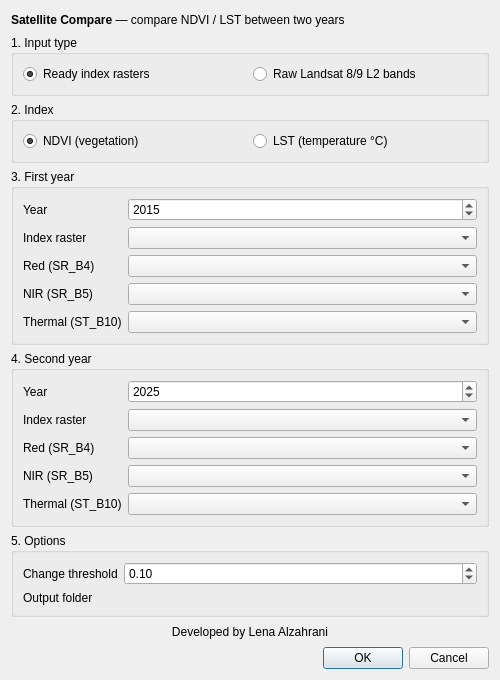
<?xml version="1.0" encoding="UTF-8"?>
<ui version="4.0">
 <class>SatCompareDialogBase</class>
 <widget class="QDialog" name="SatCompareDialogBase">
  <property name="geometry"><rect><x>0</x><y>0</y><width>500</width><height>680</height></rect></property>
  <property name="windowTitle"><string>Satellite Compare</string></property>
  <layout class="QVBoxLayout" name="mainLayout">
   <item><widget class="QLabel" name="lblTitle"><property name="text"><string>&lt;b&gt;Satellite Compare&lt;/b&gt; — compare NDVI / LST between two years</string></property></widget></item>
   <item>
    <widget class="QGroupBox" name="grpInput">
     <property name="title"><string>1. Input type</string></property>
     <layout class="QHBoxLayout" name="layoutInput">
      <item><widget class="QRadioButton" name="radioReady"><property name="text"><string>Ready index rasters</string></property><property name="checked"><bool>true</bool></property></widget></item>
      <item><widget class="QRadioButton" name="radioRaw"><property name="text"><string>Raw Landsat 8/9 L2 bands</string></property></widget></item>
     </layout>
    </widget>
   </item>
   <item>
    <widget class="QGroupBox" name="grpIndex">
     <property name="title"><string>2. Index</string></property>
     <layout class="QHBoxLayout" name="layoutIndex">
      <item><widget class="QRadioButton" name="radioNdvi"><property name="text"><string>NDVI (vegetation)</string></property><property name="checked"><bool>true</bool></property></widget></item>
      <item><widget class="QRadioButton" name="radioLst"><property name="text"><string>LST (temperature °C)</string></property></widget></item>
     </layout>
    </widget>
   </item>
   <item>
    <widget class="QGroupBox" name="grpYear1">
     <property name="title"><string>3. First year</string></property>
     <layout class="QFormLayout" name="formYear1">
      <item row="0" column="0"><widget class="QLabel" name="lblYear1"><property name="text"><string>Year</string></property></widget></item>
      <item row="0" column="1"><widget class="QSpinBox" name="spinYear1"><property name="minimum"><number>1984</number></property><property name="maximum"><number>2100</number></property><property name="value"><number>2015</number></property></widget></item>
      <item row="1" column="0"><widget class="QLabel" name="lblReady1"><property name="text"><string>Index raster</string></property></widget></item>
      <item row="1" column="1"><widget class="QgsMapLayerComboBox" name="cmbReady1"/></item>
      <item row="2" column="0"><widget class="QLabel" name="lblRed1"><property name="text"><string>Red (SR_B4)</string></property></widget></item>
      <item row="2" column="1"><widget class="QgsMapLayerComboBox" name="cmbRed1"/></item>
      <item row="3" column="0"><widget class="QLabel" name="lblNir1"><property name="text"><string>NIR (SR_B5)</string></property></widget></item>
      <item row="3" column="1"><widget class="QgsMapLayerComboBox" name="cmbNir1"/></item>
      <item row="4" column="0"><widget class="QLabel" name="lblThermal1"><property name="text"><string>Thermal (ST_B10)</string></property></widget></item>
      <item row="4" column="1"><widget class="QgsMapLayerComboBox" name="cmbThermal1"/></item>
     </layout>
    </widget>
   </item>
   <item>
    <widget class="QGroupBox" name="grpYear2">
     <property name="title"><string>4. Second year</string></property>
     <layout class="QFormLayout" name="formYear2">
      <item row="0" column="0"><widget class="QLabel" name="lblYear2"><property name="text"><string>Year</string></property></widget></item>
      <item row="0" column="1"><widget class="QSpinBox" name="spinYear2"><property name="minimum"><number>1984</number></property><property name="maximum"><number>2100</number></property><property name="value"><number>2025</number></property></widget></item>
      <item row="1" column="0"><widget class="QLabel" name="lblReady2"><property name="text"><string>Index raster</string></property></widget></item>
      <item row="1" column="1"><widget class="QgsMapLayerComboBox" name="cmbReady2"/></item>
      <item row="2" column="0"><widget class="QLabel" name="lblRed2"><property name="text"><string>Red (SR_B4)</string></property></widget></item>
      <item row="2" column="1"><widget class="QgsMapLayerComboBox" name="cmbRed2"/></item>
      <item row="3" column="0"><widget class="QLabel" name="lblNir2"><property name="text"><string>NIR (SR_B5)</string></property></widget></item>
      <item row="3" column="1"><widget class="QgsMapLayerComboBox" name="cmbNir2"/></item>
      <item row="4" column="0"><widget class="QLabel" name="lblThermal2"><property name="text"><string>Thermal (ST_B10)</string></property></widget></item>
      <item row="4" column="1"><widget class="QgsMapLayerComboBox" name="cmbThermal2"/></item>
     </layout>
    </widget>
   </item>
   <item>
    <widget class="QGroupBox" name="grpOptions">
     <property name="title"><string>5. Options</string></property>
     <layout class="QFormLayout" name="formOptions">
      <item row="0" column="0"><widget class="QLabel" name="lblThreshold"><property name="text"><string>Change threshold</string></property></widget></item>
      <item row="0" column="1"><widget class="QDoubleSpinBox" name="spinThreshold"><property name="decimals"><number>2</number></property><property name="maximum"><double>50.0</double></property><property name="singleStep"><double>0.05</double></property><property name="value"><double>0.10</double></property></widget></item>
      <item row="1" column="0"><widget class="QLabel" name="lblOutput"><property name="text"><string>Output folder</string></property></widget></item>
      <item row="1" column="1"><widget class="QgsFileWidget" name="fileOutput"><property name="storageMode"><enum>QgsFileWidget::GetDirectory</enum></property></widget></item>
     </layout>
    </widget>
   </item>
   <item><widget class="QLabel" name="lblCredit"><property name="text"><string>Developed by Lena Alzahrani</string></property><property name="alignment"><set>Qt::AlignCenter</set></property></widget></item>
   <item><widget class="QDialogButtonBox" name="button_box"><property name="orientation"><enum>Qt::Horizontal</enum></property><property name="standardButtons"><set>QDialogButtonBox::Cancel|QDialogButtonBox::Ok</set></property></widget></item>
  </layout>
 </widget>
 <customwidgets>
  <customwidget><class>QgsMapLayerComboBox</class><extends>QComboBox</extends><header>qgsmaplayercombobox.h</header></customwidget>
  <customwidget><class>QgsFileWidget</class><extends>QWidget</extends><header>qgsfilewidget.h</header></customwidget>
 </customwidgets>
 <resources/>
 <connections>
  <connection><sender>button_box</sender><signal>accepted()</signal><receiver>SatCompareDialogBase</receiver><slot>accept()</slot></connection>
  <connection><sender>button_box</sender><signal>rejected()</signal><receiver>SatCompareDialogBase</receiver><slot>reject()</slot></connection>
 </connections>
</ui>
